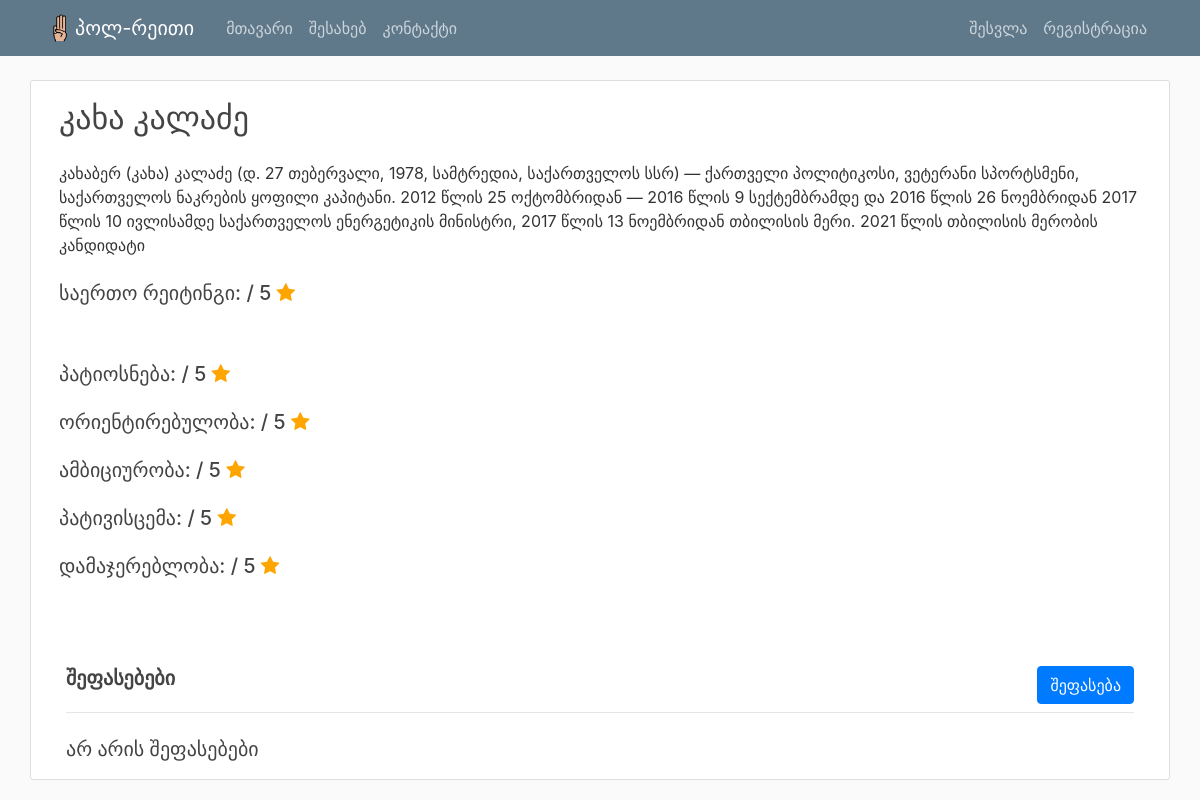
Screenshot of /politician/13/ with the database file from the repository.
### politicians/models.py (models this page shows, shortened)
class Post(models.Model):
    name = models.CharField(max_length=150)
    description = models.TextField()

### politicians/views.py (the view)
# urls.py: path('politician/<int:id>/', views.post_detail_view, name ='politician-detail'),
def post_detail_view(request, id):
    pk = id
    reviews = Review.objects.filter(postz_id=id).order_by("-id")
    general_rating = reviews.aggregate(Avg("general_rate"))["general_rate__avg"]
    if(general_rating):
      general_rating = round(general_rating, 1)
    else:
      general_rating = " "
    honesty_rating = reviews.aggregate(Avg("honesty_rate"))["honesty_rate__avg"]
    if(honesty_rating):
      honesty_rating = round(honesty_rating, 1)
    else:
      honesty_rating = " "
    focus_rating = reviews.aggregate(Avg("focus_rate"))["focus_rate__avg"]
    if(focus_rating):
      focus_rating = round(focus_rating, 1)
    else:
      focus_rating = " "
    ambition_rating = reviews.aggregate(Avg("ambition_rate"))["ambition_rate__avg"]
    if(ambition_rating):
      ambition_rating = round(ambition_rating, 1)
    else:
      ambition_rating = " "
    respect_rating = reviews.aggregate(Avg("respect_rate"))["respect_rate__avg"]
    if(respect_rating):
      respect_rating = round(respect_rating, 1)
    else:
      respect_rating = " "
    persuasiveness_rating = reviews.aggregate(Avg("persuasiveness_rate"))["persuasiveness_rate__avg"]
    if(persuasiveness_rating):
      persuasiveness_rating = round(persuasiveness_rating, 1)
    else:
      persuasiveness_rating = " "
    commentsP = Paginator(reviews, 4)
    commentsPage = request.GET.get('page')
    commentsList = commentsP.get_page(commentsPage)
    context = {
        'object': Post.objects.get(id=id),
        'title': Post.objects.get(id=id).name,
        'reviews': reviews,
        'general_rating': general_rating,
        'honesty_rating': honesty_rating,
        'focus_rating': focus_rating,
        'ambition_rating': ambition_rating,
        'respect_rating': respect_rating,
        'persuasiveness_rating': persuasiveness_rating,
        'commentsList': commentsList
    }
    return render(request, "politicians/post_detail.html", context)

### politicians/templates/politicians/post_detail.html (shortened to what this page needs)
{% extends "politicians/base.html" %}
{% block content %}
  <article style="width: 100%" class="content-section">
    <div class="media-body">
      <h2 style="padding: 8px" class="article-title">{{ object.name }}</h2>
      <p style="padding: 8px" class="article-content">{{ object.description }}</p>
      <h5 style="padding: 8px; display: inline; word-break: nowrap" class="article-content">საერთო რეიტინგი: {{ general_rating }} / 5 <span class="fa fa-star checked"></span>&nbsp;&nbsp;&nbsp;</h5>
      <br />
      <br />
      <br />
      <h5 style="padding: 8px; white-space: nowrap">პატიოსნება: {{ honesty_rating }} / 5 <span class="fa fa-star checked"></span>&nbsp;&nbsp;&nbsp;</h5>
      <h5 style="padding: 8px; white-space: nowrap">ორიენტირებულობა: {{ focus_rating }} / 5 <span class="fa fa-star checked"></span>&nbsp;&nbsp;&nbsp;</h5>
      <h5 style="padding: 8px; white-space: nowrap">ამბიციურობა: {{ ambition_rating }} / 5 <span class="fa fa-star checked"></span>&nbsp;&nbsp;&nbsp;</h5>
      <h5 style="padding: 8px; white-space: nowrap">პატივისცემა: {{ respect_rating }} / 5 <span class="fa fa-star checked"></span>&nbsp;&nbsp;&nbsp;</h5>
      <h5 style="padding: 8px; white-space: nowrap">დამაჯერებლობა: {{ persuasiveness_rating }} / 5 <span class="fa fa-star checked"></span></h5>
    </div>
    <br />
    <div class="container mt-5">
      <div class="d-flex justify-content-between" style="margin-bottom: 0.5rem;">
      <h5 style="display: inline-block;" class="font-weight-bold">შეფასებები</h5>
      <a class="btn btn-primary" href="{% url 'add_comment' object.pk %}" style="display: inline-block" role="button">შეფასება</a>
      </div>
      <hr class="mt-0 pt-0">
      <div class="row">
        <div class="col-sm-12 mt-2">
          {% if not object.comments.all %}
            <h5>არ არის შეფასებები</h5>
          {% endif %}
        </div>
      </div>
    </div>
  </article>
{% endblock content %}

### politicians/static/politicians/main.css (style rules this page uses)
body { background: #fafafa; color: #333333; margin-top: 5rem; }
h1, h2, h3, h4, h5, h6 { color: #444444; }
.content-section { background: #ffffff; padding: 10px 20px; border: 1px solid #dddddd; border-radius: 3px; margin-bottom: 20px; }
.article-title { color: #444444; }
.article-content { white-space: pre-line; }
.checked { color: orange; }

### rows the page displays
Post: name "კახა კალაძე", description "კახაბერ (კახა) კალაძე (დ. 27 თებერვალი, 1978, სამტრედია, საქართველოს სსრ) — ქართველი პოლიტიკოსი, ვეტერანი სპორტსმენი, საქართველოს ნაკრების ყოფილი კაპიტანი. 2012 წლის 25 ოქტომბრიდან — 2016 წლის 9 სექტემბრამდე და 2016 წლის 26 ნოემბრიდან 2017 წლის 10 ივლისამდე საქართველოს ენერგეტიკის მინისტრი, 2017 წლის 13 ნოემბრიდან თბილისის მერი. 2021 წლის თბილისის მერობის კანდიდატი"
